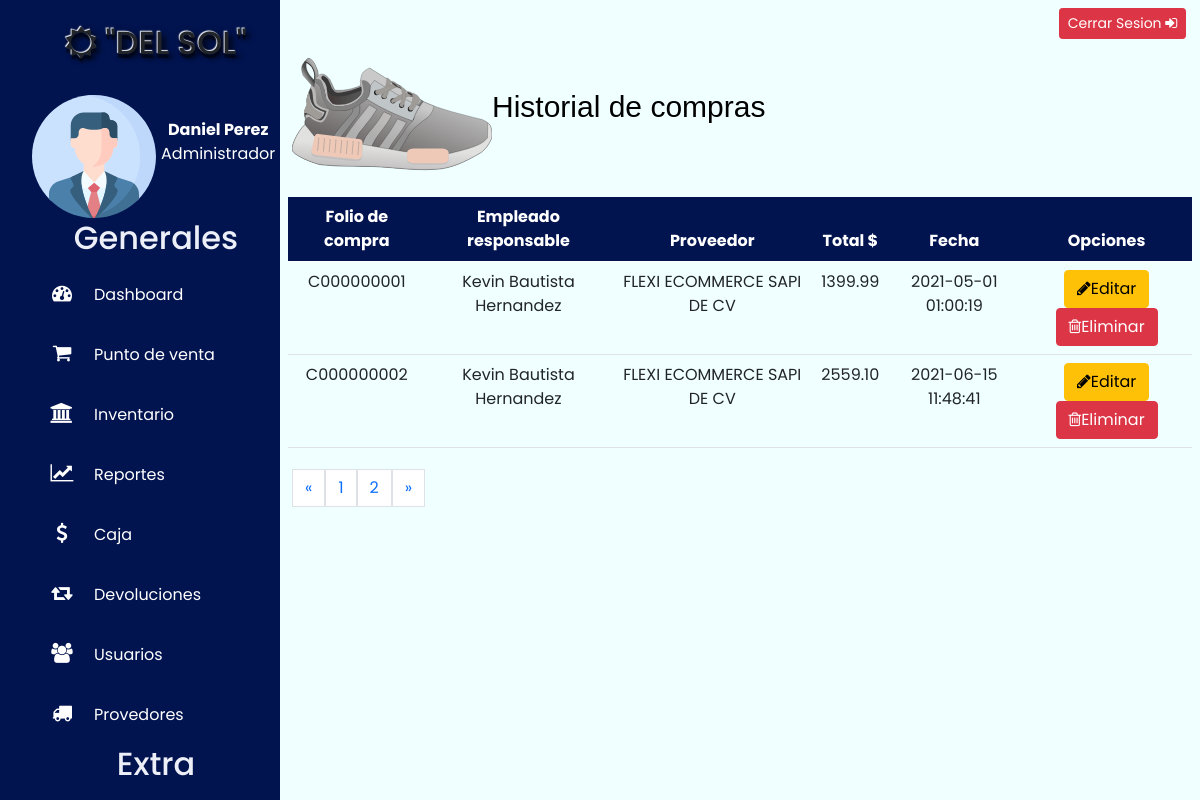
The app's page /src/vista/HistorialCompras.php with its own data.
### tables this page shows
CREATE TABLE `compra` (
  `id_compra` varchar(10) NOT NULL,
  `id_empleado` varchar(10) DEFAULT NULL,
  `id_proveedor` varchar(10) DEFAULT NULL,
  `total_v` double(10,2) DEFAULT NULL,
  `fecha_compra` datetime DEFAULT NULL,
  PRIMARY KEY (`id_compra`),
  KEY `id_empleado` (`id_empleado`),
  KEY `id_proveedor` (`id_proveedor`),
  CONSTRAINT `compra_ibfk_1` FOREIGN KEY (`id_empleado`) REFERENCES `empleado` (`id_empleado`),
  CONSTRAINT `compra_ibfk_2` FOREIGN KEY (`id_proveedor`) REFERENCES `proveedor` (`id_proveedor`)
);

CREATE TABLE `empleado` (
  `id_empleado` varchar(8) NOT NULL,
  `nombre_empleado` varchar(30) DEFAULT NULL,
  `apellido1_empleado` varchar(25) DEFAULT NULL,
  `apellido2_empleado` varchar(25) DEFAULT NULL,
  `sexo` varchar(1) DEFAULT NULL,
  `edad` int DEFAULT NULL,
  `rfc_empleado` varchar(14) DEFAULT NULL,
  `sueldo_base` double(6,2) DEFAULT NULL,
  `puesto` varchar(14) DEFAULT NULL,
  PRIMARY KEY (`id_empleado`)
);

CREATE TABLE `proveedor` (
  `id_proveedor` varchar(8) NOT NULL,
  `razon_social` varchar(30) DEFAULT NULL,
  `direccion_proveedor` varchar(100) DEFAULT NULL,
  `telefono_proveedor` varchar(15) DEFAULT NULL,
  `correo_proveedor` varchar(35) DEFAULT NULL,
  `rfc_proveedor` varchar(14) DEFAULT NULL,
  PRIMARY KEY (`id_proveedor`)
);

### src/modelo/Conexion.php (called while the page is built, shortened)
<?php
	class Conexion{
		private $conexion;
		public function __construct($servidor, $bd, $usuario, $password){
			$this->conexion=mysqli_connect($servidor,$usuario,$password,$bd);
			$selBD = mysqli_select_db($this->conexion,$bd);
		}
		public function ejecutar($query){
			return mysqli_query($this->conexion,$query);
		}
	}
?>

### src/modelo/Data.php (called while the page is built, shortened)
<?php
require_once "Conexion.php";
require_once "proveedor.php";
require_once "Compra.php";
class Data{
    private $con;
    public function __construct(){
        $this->con = new Conexion("localhost","zapateriadelsol","pma","hola0123456");
    }
    public function getProveedor($id_prov){
        $query = "select * from proveedor where id_proveedor='$id_prov'";
        $res = $this->con->ejecutar($query);
        $reg = mysqli_fetch_array($res);
        $proveedor = new Proveedor($reg[0],$reg[1],$reg[2],$reg[3],$reg[4],$reg[5]);
        return $proveedor;
    }
    public function getCompras(){
        $compras = array();
        $query="SELECT * from compra";
        $res = $this->con->ejecutar($query);
        while($reg = mysqli_fetch_array($res)){
            $c = new Compra($reg[0],$reg[1],$reg[2],$reg[3],$reg[4]);
            array_push($compras,$c);
        }
        return $compras;
    }
    public function getEmpleado($ide){
        $query = "SELECT nombre_empleado, apellido1_empleado, apellido2_empleado from empleado where id_empleado = '$ide'";
        $res = $this->con->ejecutar($query);
        $reg = mysqli_fetch_array($res);
        $empleado = $reg[0]." ".$reg[1]." ".$reg[2];
        return $empleado;
    }
}
?>

### src/modelo/Compra.php (called while the page is built)
<?php
class Compra{
    private $id_compra;
    private $id_empleado;
    private $id_proveedor;
    private $total_v;
    private $fecha_compra;
    public function __construct($id_compra, $id_empleado, $id_proveedor,
                                $total_v, $fecha_compra){
        $this->id_compra=$id_compra;
        $this->id_empleado=$id_empleado;
        $this->id_proveedor=$id_proveedor;
        $this->total_v=$total_v;
        $this->fecha_compra=$fecha_compra;
    }
    public function getIdCompra(){
        return $this->id_compra;
    }
    public function getIdEmpleado(){
        return $this->id_empleado;
    }
    public function getIdProveedor(){
        return $this->id_proveedor;
    }
    public function getTotalV(){
        return $this->total_v;
    }
    public function getFechaCompra(){
        return $this->fecha_compra;
    }
}
?>

### src/modelo/proveedor.php (called while the page is built, shortened)
<?php
class Proveedor{
    private $razon_social;
    public function __construct($id_proveedor, $razon_social, $direccion_proveedor,
                                $telefono_proveedor, $correo_proveedor,
                                $rfc_proveedor){
        $this->razon_social=$razon_social;
    }
    public function getRazonSocial(){
        return $this->razon_social;
    }
}
?>

### src/vista/HistorialCompras.php (the view, shortened to what this page needs)
<!DOCTYPE html>
<html>
<head>
    <link href="https://cdn.jsdelivr.net/npm/bootstrap@5.0.0-beta3/dist/css/bootstrap.min.css" rel="stylesheet">
    <link rel="stylesheet" href="https://cdnjs.cloudflare.com/ajax/libs/font-awesome/4.7.0/css/font-awesome.css" />
    <link rel="stylesheet" type="text/css" href="../Style/Ausuario.css">
    <link rel="stylesheet" href="//malihu.github.io/custom-scrollbar/jquery.mCustomScrollbar.min.css">
</head>
<body onload="limpiar()">
    <div class="wrapper">
     <div class="navigation">
         <ul>
                <br>
             <div class="zapatos" >
                <h2>
                        <i class="fa fa-sun-o" aria-hidden="true"></i>
                                "DEL SOL"
                 </h2>
            </div>
            <div class="imgn"><br>
                 <img class="img" src="../imgZ/perfil.svg">
            </div>
            <div class="user-info"><br>
                                <span class="user-name"><strong>Daniel
                                        Perez</strong>
                                </span>
                                <span class="user-role">Administrador</span>
            </div>
             <div class="texto1">
                <h2>Generales</h2>
             </div>
             <li>
                 <a href="menu.html">
                    <span class="icon"><i class="fa fa-tachometer" aria-hidden="true"></i></span>
                    <span class="title">Dashboard</span>
                 </a>
             </li>
             <li>
                 <a href="#">
                    <span class="icon"><i class="fa fa-shopping-cart" aria-hidden="true"></i></span>
                    <span class="title">Punto de venta</span>
                 </a>
             </li>
             <li>
                 <a href="#">
                    <span class="icon"><i class="fa fa-university" aria-hidden="true"></i></span>
                    <span class="title">Inventario</span>
                 </a>
             </li>
             <li>
                 <a href="#">
                    <span class="icon"><i class="fa fa-line-chart" aria-hidden="true"></i></span>
                    <span class="title">Reportes</span>
                 </a>
             </li>
             <li>
                 <a href="#">
                    <span class="icon"><i class="fa fa-usd" aria-hidden="true"></i></span>
                    <span class="title">Caja</span>
                 </a>
             </li>
             <li>
                 <a href="#">
                    <span class="icon"><i class="fa fa-retweet" aria-hidden="true"></i></span>
                    <span class="title">Devoluciones</span>
                 </a>
             </li>
              <li>
                 <a href="#">
                    <span class="icon"><i class="fa fa-users" aria-hidden="true"></i></span>
                    <span class="title">Usuarios</span>
                 </a>
             </li>
              <li>
                 <a href="Proveedores.php">
                    <span class="icon"><i class="fa fa-truck" aria-hidden="true"></i></span>
                    <span class="title">Provedores</span>
                 </a>
             </li>
             <div class="texto1">
                 <h2>Extra</h2>
             </div>
             <li>
                 <a href="#">
                    <span class="icon"><i class="fa fa-question-circle" aria-hidden="true"></i></span>
                    <span class="title">Ayuda<span class="badge badge-pill badge-primary"> Prox </span></span>
                 </a>
             </li>
         </ul>
     </div>
     <div class="main_content container-responsive">
            <div class="cuerpo" style="">
               <div class="container pt-2">
                <div class="row">
                    <div class="col-12 col-sm-10"></div>
                    <div class="sesion col-12 col-sm-2 ">
                        <span class=" btn btn-danger btn-sm" type="submit"> Cerrar Sesion
                            <i class="fa fa-sign-in" aria-hidden="true"></i>
                        </span>
                    </div>
                    <div class=" col-12">
                        <img src="../imgZ/sapato.svg" class="imgR" width="200" height="150" alt="avatar">
                        <p><br>Historial de compras</p>
                    </div>
                                <?php
                                require_once "../modelo/Data.php";
                                ?>
                            <br>
                    <div class="table-responsive" id="abr">
                        <table class="table table-hover" id="tabla">
                              <thead class="thead-dark">
                                <tr>
                                  <th scope="col">Folio de compra</th>
                                  <th scope="col">Empleado responsable</th>
                                  <th scope="col">Proveedor</th>
                                  <th scope="col">Total $</th>
                                  <th scope="col">Fecha</th>
                                  <th scope="col">Opciones</th>
                                </tr>
                              </thead>
                              <tbody class="tcuerpo">
                                <?php
                                require_once "../modelo/Data.php";
                                $d = new Data();
                                $compras = $d->getCompras();
                                foreach($compras as $c){
                                  echo "<tr>";
                                  echo "<td class=\"codigo \">".$c->getIdCompra()."</td>";
                                  $empleado = $d->getEmpleado($c->getIdEmpleado());
                                  $prov = $d->getProveedor($c->getIdProveedor());
                                  echo "<td class=\"descripcion\">".$empleado."</td>";
                                  echo "<td class=\"modelo\">".$prov->getRazonSocial()."</td>";
                                  echo "<td class=\"color\">".$c->getTotalV()."</td>";
                                  echo "<td class=\"precio_c\">".$c->getFechaCompra()."</td>";
                                  echo "<td><button class=\"btn btn-warning\"data-toggle=\"modal\" data-target=\"#exampleModalCenter\" onclick=\"editar(this)\"><i class=\"fa fa-pencil\" aria-hidden=\"true\"></i>Editar</button><button class=\"btn btn-danger\" onclick=\"eliminar(this)\" form=\"formulario\"><i class=\"fa fa-trash-o\" aria-hidden=\"true\"></i>Eliminar</button></td>";
                                  echo "</tr>";
                                }
                                ?>
                              </tbody>
                            </table>
                    </div>
                    <nav>
                    <div id="barra" class="box"></div>
                    </nav>
                </div>
            </div>
            </div>
        </div>
 </div>
</body>
</html>

### src/Style/Ausuario.css (style rules this page uses)
* { margin: 0; padding: 0; box-sizing: border-box; font-family: 'Poppins', sans-serif; }
body { min-height: 100vh; background: #F0FFFF; }
.navigation { position: fixed; width: 60px; height: 100%; background: #02144F; transition: 0.5s; overflow: scroll; }
.navigation ,.navigation.active { width: 280px }
.navigation ul { position: absolute; top: 0; left: 0; width: 100% }
.zapatos { text-shadow: -1px -1px 1px #ECEFF7, 0px 4px 1px rgba(0,0,0,0.5), 4px 4px 5px rgba(0,0,0,0.7), 0px 0px 7px rgba(0,0,0,0.4); text-align: center; font-family: fantasy; }
.img { width: 50%; height: 50%; margin: 0.01em; padding: 0.01em; float: left; }
.user-info { text-align: center; color: #FFFFFF; }
.navigation ul li { position: relative; width: 100%; list-style: none; }
.navigation ul li a { position: relative; display: block; width: 100%; display: flex; text-decoration: none; color: #fff; }
.navigation ul li a .icon { position: relative; display: block; min-width: 60px; height: 60px; line-height: 60px; text-align: center; }
.navigation ul li a .icon .fa { font-size: 20px; }
.navigation ul .texto1 { text-align: center; color: #ECEFF7; }
.navigation ul li a .title { position: relative; display: block; padding: 0 2px; height: 60px; line-height: 60px; text-align: start; white-space: nowrap; }
.wrapper { width: 100%; }
.main_content { width: 500; margin-left: 280px; }
.imgR { float: left; }
p { font-family: Arial, Helvetica, Sans-serif; color: black; font-size: 30px; }
.table-responsive { padding: 0.5em; width: 100%; height: 280px; overflow: scroll; }
.thead-dark { background: #02144F; color: #FFFFFF; text-align: center; }
.tcuerpo { text-align: center; }

### records on screen
compra: id_compra "C000000001", id_empleado.apellido2_empleado "Kevin Bautista Hernandez", id_proveedor.razon_social "FLEXI ECOMMERCE SAPI DE CV", total_v "1399.99", fecha_compra "2021-05-01 01:00:19"
compra: id_compra "C000000002", id_empleado.apellido2_empleado "Kevin Bautista Hernandez", id_proveedor.razon_social "FLEXI ECOMMERCE SAPI DE CV", total_v "2559.10", fecha_compra "2021-06-15 11:48:41"
